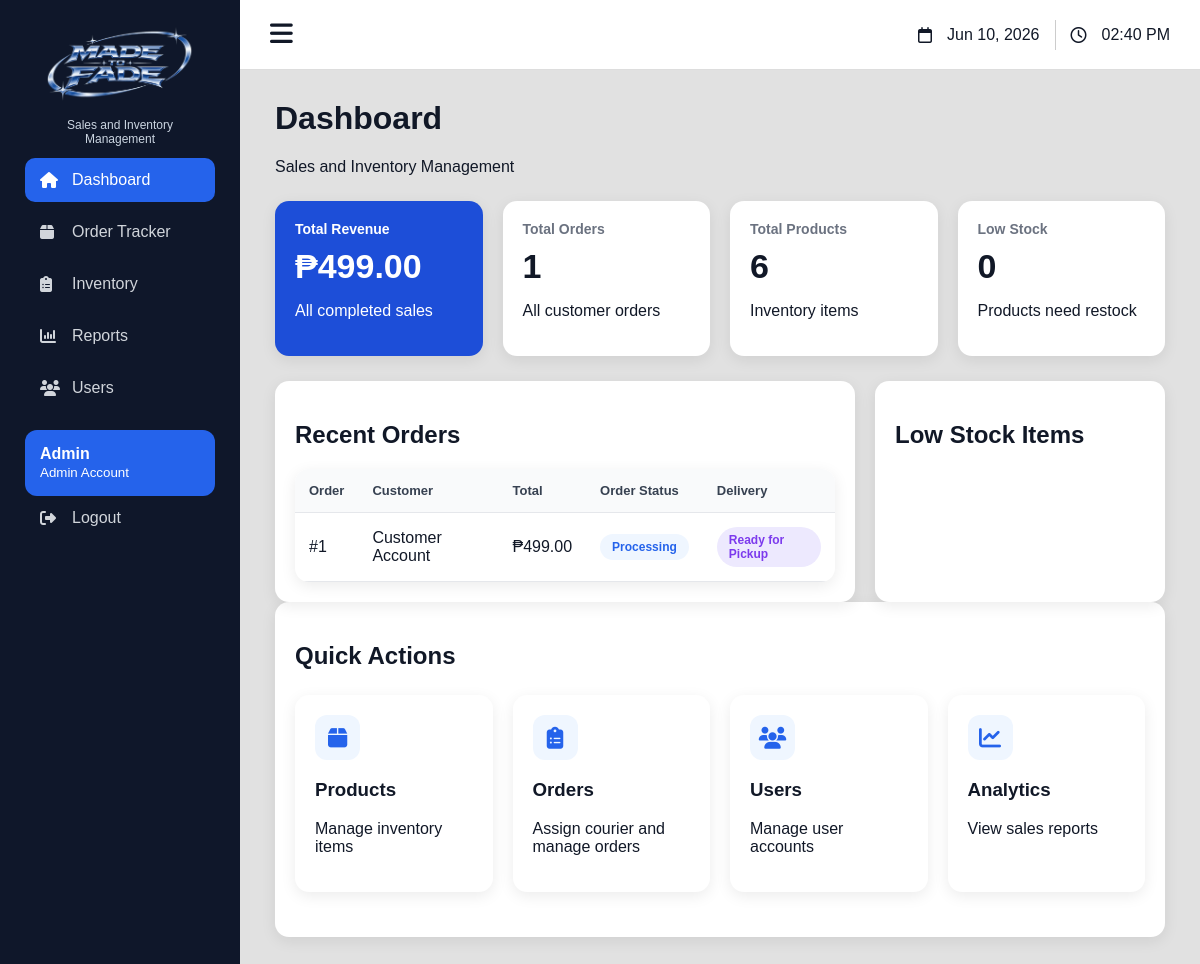
Page /admin/dashboard.php (signed in) on the committed database.
### tables this page shows
CREATE TABLE orders (
    id INT AUTO_INCREMENT PRIMARY KEY,
    customer_id INT,
    courier_id INT,
    total DECIMAL(10,2),
    order_status VARCHAR(50),
    delivery_status VARCHAR(50),
    payment_method VARCHAR(50),
    payment_status VARCHAR(50) DEFAULT 'Pending',
    stock_deducted VARCHAR(10) DEFAULT 'No',
    address VARCHAR(255),
    contact_number VARCHAR(20),
    date_created TIMESTAMP DEFAULT CURRENT_TIMESTAMP
);

CREATE TABLE users (
    id INT AUTO_INCREMENT PRIMARY KEY,
    fullname VARCHAR(100),
    username VARCHAR(50) UNIQUE,
    password VARCHAR(100),
    role VARCHAR(20)
);

### admin/dashboard.php (the view, shortened to what this page needs)
<?php
include "../includes/config.php";
$sales = mysqli_fetch_assoc(mysqli_query($conn,
"SELECT SUM(total) AS total FROM orders"));
$orders = mysqli_fetch_assoc(mysqli_query($conn,
"SELECT COUNT(*) AS total FROM orders"));
$products = mysqli_fetch_assoc(mysqli_query($conn,
"SELECT COUNT(*) AS total FROM products"));
$low_stock = mysqli_fetch_assoc(mysqli_query($conn,
"SELECT COUNT(*) AS total FROM products WHERE stock <= 5"));
$recent_orders = mysqli_query($conn,
"SELECT orders.*, users.fullname
 FROM orders
 JOIN users ON orders.customer_id = users.id
 ORDER BY orders.id DESC
 LIMIT 5");
?>
<!DOCTYPE html>
<html>
<head>
    <link rel="stylesheet" href="https://cdnjs.cloudflare.com/ajax/libs/font-awesome/6.5.1/css/all.min.css">
    <link rel="stylesheet" type="text/css" href="../css/style.css">
</head>
<body>
<div class="layout">
<?php include "sidebar.php"; ?>
<div class="main-content">
    <div class="topbar">
        <div class="topbar-left">
            <i class="fa-solid fa-bars" onclick="toggleSidebar()"></i>
        </div>
        <div class="topbar-right">
            <div class="topbar-item">
                <i class="fa-regular fa-calendar"></i>
                <span><?php echo date("M d, Y"); ?></span>
            </div>
            <div class="topbar-item">
                <i class="fa-regular fa-clock"></i>
                <span id="clock"></span>
            </div>
        </div>
    </div>
    <h1>Dashboard</h1>
    <p>Sales and Inventory Management</p>
    <div class="dashboard-cards">
        <div class="dashboard-card blue-card">
            <h3>Total Revenue</h3>
            <h2>₱<?php echo $sales['total'] ?? 0; ?></h2>
            <p>All completed sales</p>
        </div>
        <div class="dashboard-card">
            <h3>Total Orders</h3>
            <h2><?php echo $orders['total']; ?></h2>
            <p>All customer orders</p>
        </div>
        <div class="dashboard-card">
            <h3>Total Products</h3>
            <h2><?php echo $products['total']; ?></h2>
            <p>Inventory items</p>
        </div>
        <div class="dashboard-card">
            <h3>Low Stock</h3>
            <h2><?php echo $low_stock['total']; ?></h2>
            <p>Products need restock</p>
        </div>
    </div>
    <div class="dashboard-grid">
        <div class="panel">
            <h2>Recent Orders</h2>
            <table>
                <tr>
                    <th>Order</th>
                    <th>Customer</th>
                    <th>Total</th>
                    <th>Order Status</th>
                    <th>Delivery</th>
                </tr>
                <?php while($row = mysqli_fetch_assoc($recent_orders)){ ?>
                <tr>
                    <td>#<?php echo $row['id']; ?></td>
                    <td><?php echo $row['fullname']; ?></td>
                    <td>₱<?php echo $row['total']; ?></td>
                    <td>
                        <?php
                        $class = "pending";
                        if($row['order_status'] == "Processing"){
                            $class = "processing";
                        }
                        ?>
                        <span class="status <?php echo $class; ?>">
                            <?php echo $row['order_status']; ?>
                        </span>
                        </td>
                    <td>
                        <?php
                        $delivery_class = "preparing";
                        if($row['delivery_status'] == "Ready for Pickup"){
                            $delivery_class = "pickup";
                        }
                        ?>
                        <span class="status <?php echo $delivery_class; ?>">
                            <?php echo $row['delivery_status']; ?>
                        </span>
                    </td>
                </tr>
                <?php } ?>
            </table>
        </div>
        <div class="panel">
            <h2>Low Stock Items</h2>
        </div>
    </div>
    <div class="panel">
        <h2>Quick Actions</h2>
        <div class="quick-actions">
            <a href="products.php" class="action-card">
                <div class="action-icon">
                    <i class="fa-solid fa-box"></i>
                </div>
                <h3>Products</h3>
                <p>Manage inventory items</p>
            </a>
            <a href="orders.php" class="action-card">
                <div class="action-icon">
                    <i class="fa-solid fa-clipboard-list"></i>
                </div>
                <h3>Orders</h3>
                <p>Assign courier and manage orders</p>
            </a>
            <a href="users.php" class="action-card">
                <div class="action-icon">
                    <i class="fa-solid fa-users"></i>
                </div>
                <h3>Users</h3>
                <p>Manage user accounts</p>
            </a>
            <a href="analytics.php" class="action-card">
                <div class="action-icon">
                    <i class="fa-solid fa-chart-line"></i>
                </div>
                <h3>Analytics</h3>
                <p>View sales reports</p>
            </a>
        </div>
    </div>
</div>
</div>
</body>
</html>

### css/style.css (style rules this page uses)
* { box-sizing:border-box; }
body { margin:0; font-family:Arial, sans-serif; background:#e1e1e1; color:#111827; }
a { text-decoration:none; color:inherit; }
.card, .dashboard-card, .panel, .action-card { background:white; border-radius:14px; padding:20px; box-shadow:0 4px 15px rgba(0,0,0,.08); }
.layout { display:flex; min-height:100vh; }
.main-content { flex:1; padding:35px; }
.topbar { height:70px; background:white; border-bottom:1px solid #ddd; display:flex; justify-content:space-between; align-items:center; padding:0 30px; margin:-35px -35px 30px; }
.topbar-left { font-size:26px; cursor:pointer; }
.topbar-right, .topbar-item { display:flex; align-items:center; gap:15px; }
.dashboard-cards, .quick-actions { display:grid; grid-template-columns:repeat(4,1fr); gap:20px; margin:25px 0; }
.dashboard-card h3 { color:#6b7280; font-size:14px; margin:0; }
.dashboard-card h2 { font-size:34px; margin:10px 0 0; }
.blue-card { background:#1d4ed8; color:white; }
.blue-card h3 { color:white; }
.dashboard-grid { display:grid; grid-template-columns:2fr 1fr; gap:20px; }
.action-icon { width:45px; height:45px; background:#eff6ff; color:#2563eb; border-radius:12px; display:flex; align-items:center; justify-content:center; font-size:22px; margin-bottom:12px; }
table { width:100%; border-collapse:collapse; background:white; border-radius:14px; overflow:hidden; box-shadow:0 4px 15px rgba(0,0,0,.08); }
th, td { padding:14px; text-align:left; border-bottom:1px solid #e5e7eb; }
th { background:#f9fafb; color:#374151; font-size:13px; }
.status { padding:6px 12px; border-radius:20px; font-size:12px; font-weight:bold; display:inline-block; }
.processing, .delivery { background:#eff6ff; color:#2563eb; }
.pickup { background:#ede9fe; color:#7c3aed; }

### rows in the picture
orders: id "1", users.fullname "Customer Account", total "499.00", order_status "Processing", delivery_status "Ready for Pickup"

### other values in the picture
$_SESSION['fullname'] "Admin Account"
$sales['total'] "499.00"
$orders['total'] "1"
$products['total'] "6"
$low_stock['total'] "0"
